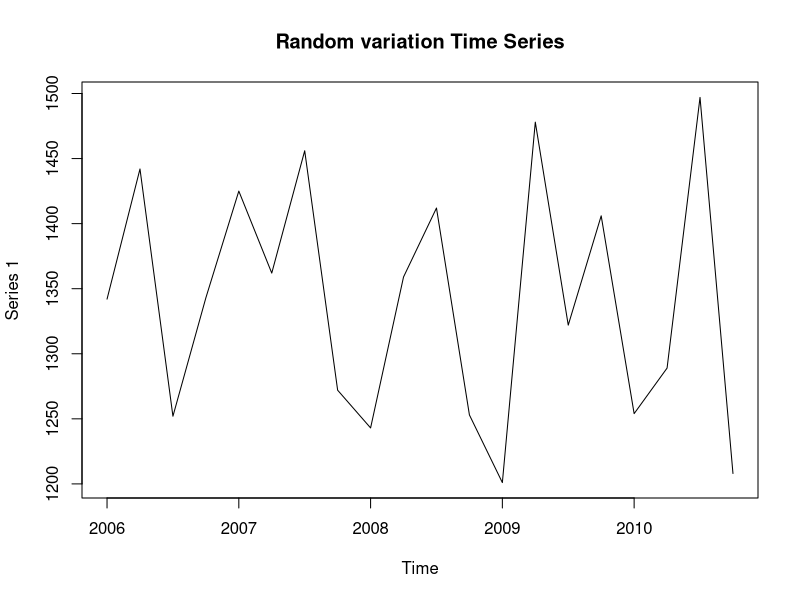
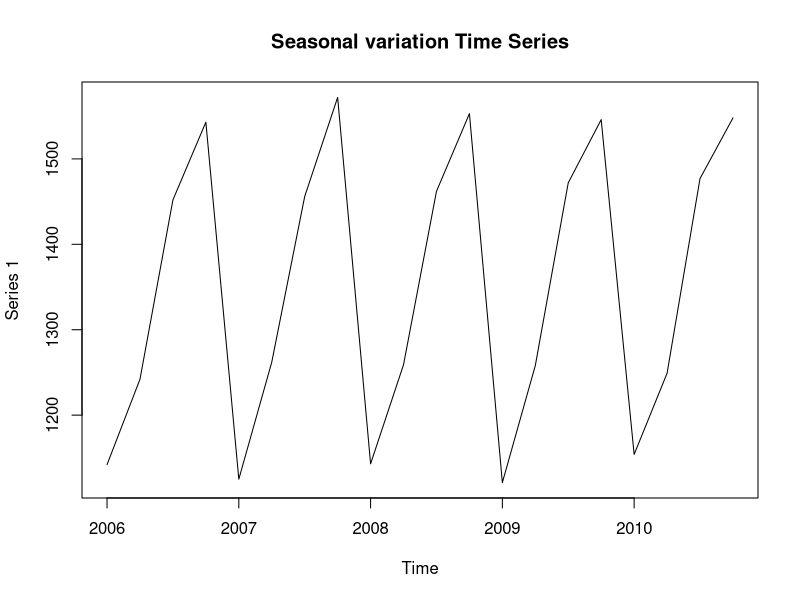
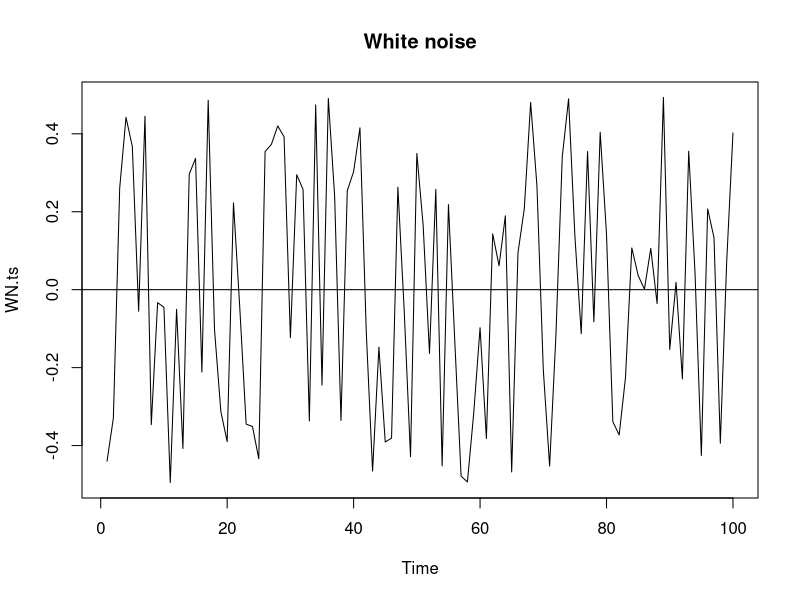
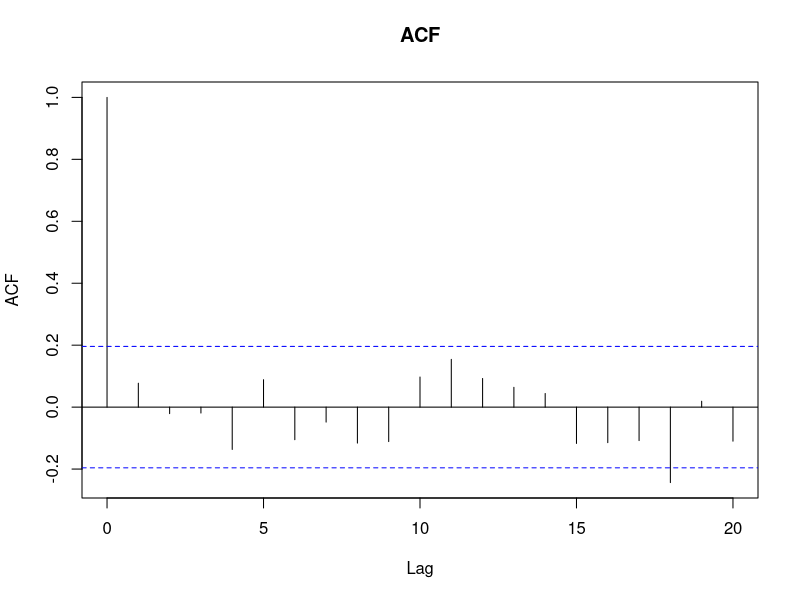
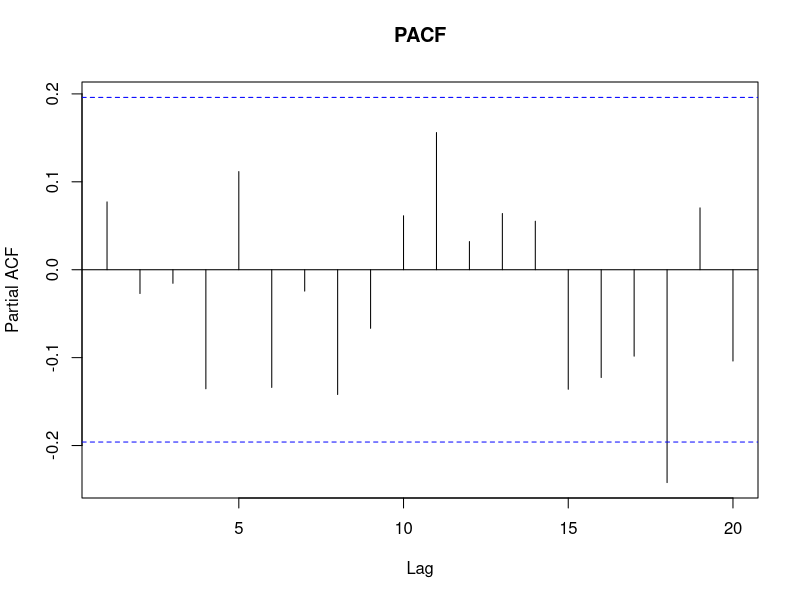
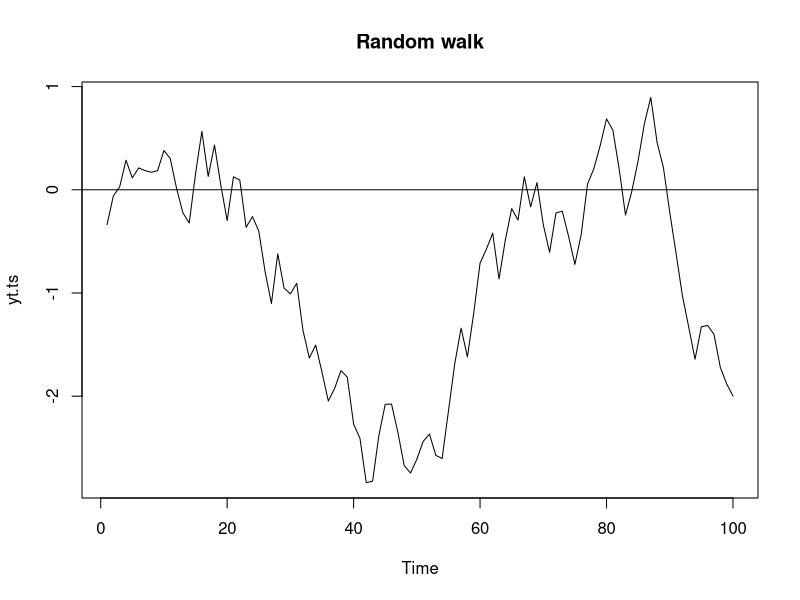
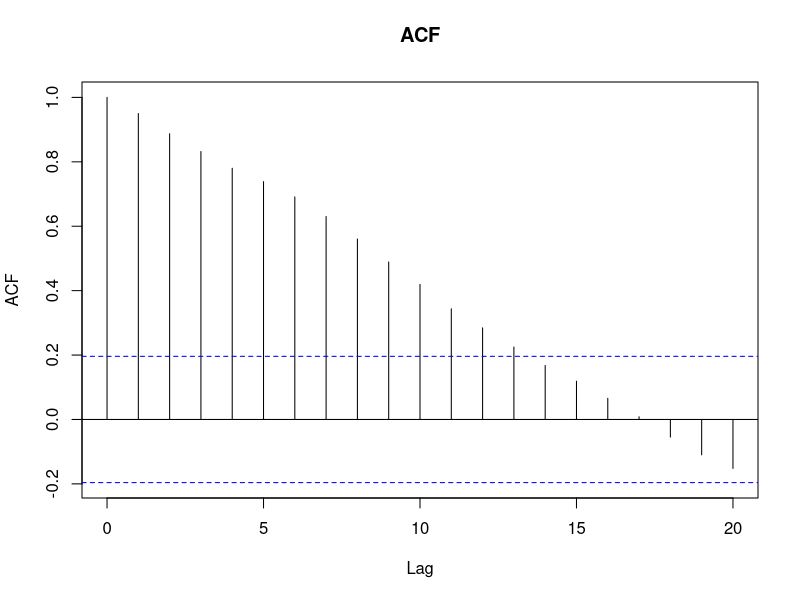
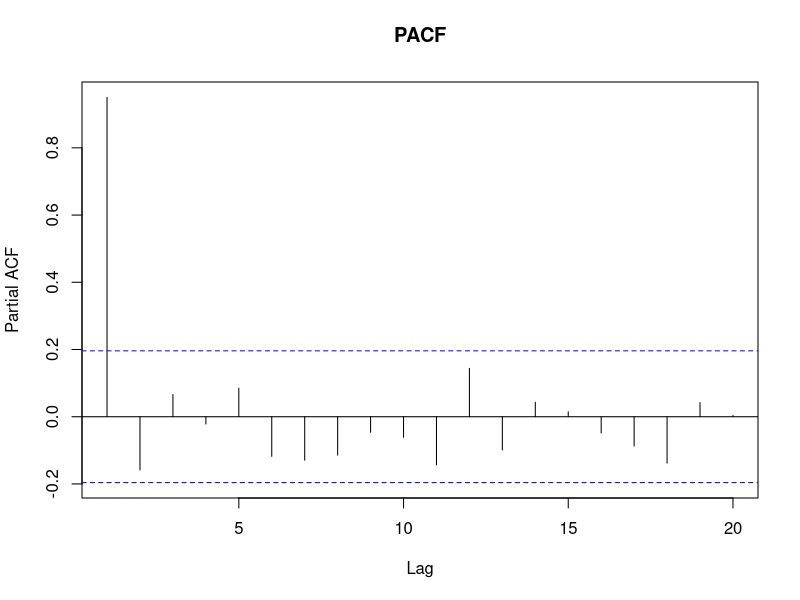

The R script that drew these images, in order:
## ---- chunk 1
knitr::opts_chunk$set(echo = TRUE)
## ---- chunk 2
#dd1

dd1=matrix(c(1342,1442,1252,1343,1425,1362,1456,1272,1243,1359,1412,1253,1201,1478,1322,1406,1254,1289,1497,1208))
dd1.ts=ts(data=dd1, start =c(2006,1),frequency=4)
dd1.ts
plot(dd1.ts, mai ='Random variation Time Series')

## ---- chunk 3
#dd2
dd2 = matrix(c(1142,1242,1452,1543,1125,1262,1456,1572,1143,1259,1462,1553,1121,1258,1472,1546,1154,1249,1477,1548))
dd2.ts=ts(data=dd2, start=c(2006,1),frequency=4)
dd2.ts
plot(dd2.ts, mai ="Seasonal variation Time Series")
## ---- chunk 4
WN <-runif(100, min =-0.5, max=0.5)
WN.ts<-ts(data=WN, start=c(1,1),frequency=1)
plot(WN.ts,mai="White noise")
abline(h=0)
## ---- chunk 5
acf(WN.ts,main="ACF")
pacf(WN.ts,main="PACF")
## ---- chunk 6
tseries::kpss.test(WN.ts,null="Level")
## ---- chunk 7
at<-runif(100, min=-0.5,max=0.5)
yt<-runif(100, min=-0.5,max=0.5)
for(i in 2:100){yt[i]=yt[i-1]+at[i]}

yt.ts<-ts(data=yt)
plot(yt.ts, mai = "Random walk")
abline(h=0)
## ---- chunk 8
acf(yt.ts,main="ACF")
pacf(yt.ts,main="PACF")
## ---- chunk 9
tseries::kpss.test(yt.ts, null="Level")
tseries::kpss.test(yt.ts, null="Trend")

#추세를 제외하니 stationary를 가진다
